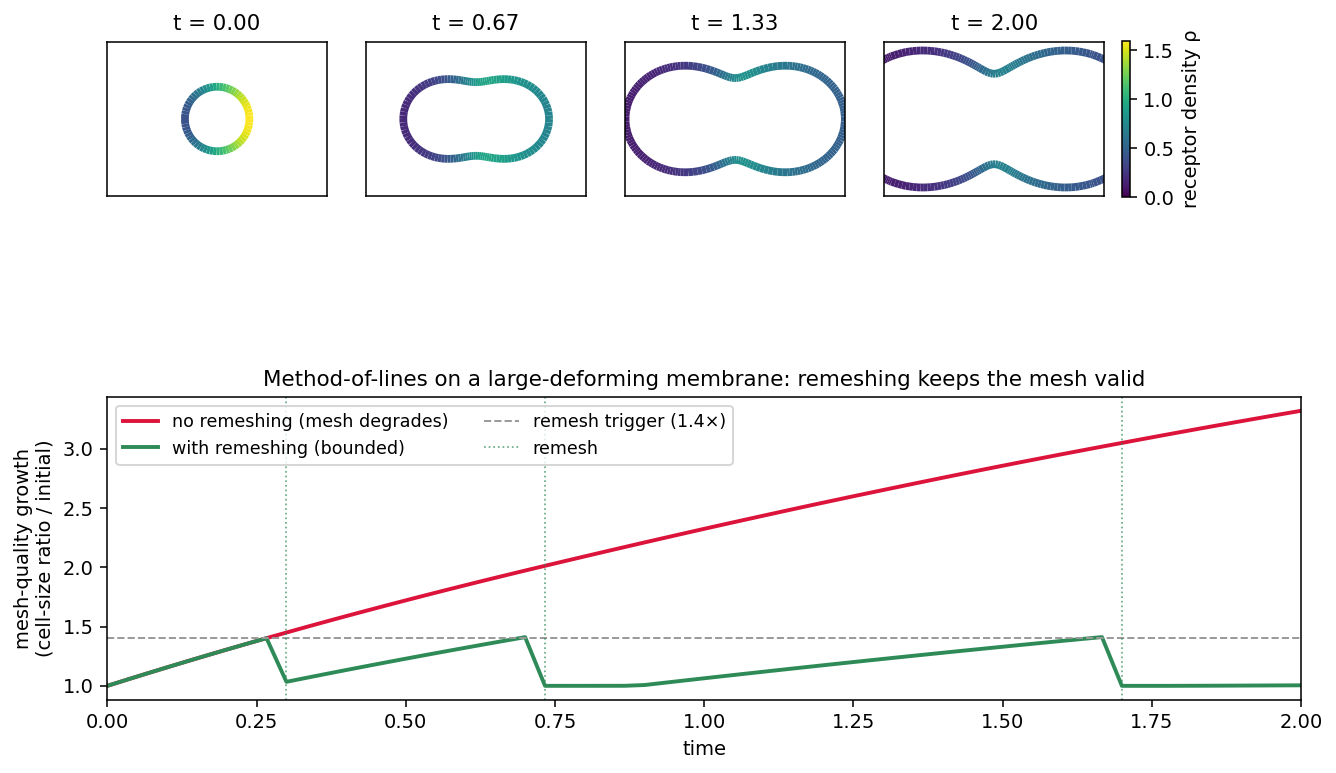

Source code (Python):
"""Large-deformation surface PDE: method-of-lines + remeshing on a moving cell membrane.

The project's canonical moving-surface problem — a receptor density ``rho`` on a closed cell membrane,
obeying surface diffusion with the mandatory dilution term ``rho ∇_Γ·v_Γ`` (a stretching membrane
locally dilutes its receptors) — driven through a *large* shape change that no single fixed mesh can
follow. The membrane elongates under an angle-dependent radial velocity ``(1 + 0.8 cos 2θ)·n̂`` (a
spreading/elongating cell); the node spacing distorts steadily, so the simulation must **remesh** to
stay valid.

This illustrates `backend.ale.run_moving_with_remeshing` — the combination of

* **method-of-lines** (`integrate_discrete_problem_stride`): each inter-move interval is integrated by
  the adaptive-BDF PETSc ``TS`` (the same strategy as VCell's reaction-diffusion solver), and
* **remeshing** (`rebuild_on_mesh` + the conservative surface remap): before any stride would move an
  over-distorted mesh, swap to a fresh mesh of the deformed configuration, carrying ``rho`` across.

The figure contrasts the two runs:

* top — membrane snapshots (coloured by ``rho``) at four times, showing the disk elongate while the
  receptor density redistributes by surface diffusion and dilution;
* bottom — mesh-quality growth vs time: **without** remeshing it climbs unbounded (the mesh degrades);
  **with** remeshing it is held near the quality budget (a sawtooth that resets at each remesh).

Run (dev env):

    .pixi/envs/dev/bin/python examples/deforming_membrane_mol_remeshing.py
"""

from __future__ import annotations

from pathlib import Path

import numpy as np
from matplotlib import pyplot as plt
from matplotlib.collections import LineCollection
from numpy.typing import NDArray

from vcell_fenics.backend import (
    ALEState,
    DiscreteProblem,
    Geometry,
    SolverConfiguration,
    assemble,
    integrate_discrete_problem_stride,
    make_disk_membrane_geometry,
    stride_with_remeshing,
)
from vcell_fenics.formalism import load_yaml

_HERE = Path(__file__).parent

# An ordered closed membrane loop as parallel (x, y, rho) arrays.
Curve = tuple[NDArray[np.float64], NDArray[np.float64], NDArray[np.float64]]

VELOCITY = "(1.0 + 0.8 * cos(2 * geom.azimuth)) * geom.x / geom.radius"  # elongating (cos 2θ) outward motion
T_FINAL, MOTION_STEPS, MESH_H, QUALITY_LIMIT = 2.0, 60, 0.10, 1.4
SNAPSHOT_TIMES = (0.0, 0.67, 1.33, 2.0)

MODEL = f"""
math_description:
  geometry: disk_membrane
  subdomains:
    - {{ name: membrane, kind: surface, motion: {{ kind: prescribed, velocity: "{VELOCITY}" }} }}
  variables:
    - {{ name: rho, subdomain: membrane }}
  equations:
    - template: surface_pde_with_dilution
      variable: rho
      subdomain: membrane
      temporality: time_dependent
      terms: {{ diffusion: "0.02" }}
      initial_condition: "1.0 + 0.6 * cos(geom.azimuth)"  # a front–back receptor gradient
"""


def _geom() -> Geometry:
    return make_disk_membrane_geometry("disk_membrane", surface_subdomain="membrane", radius=1.0, h=MESH_H)


def _membrane_curve(problem: DiscreteProblem) -> Curve:
    """The membrane as an ordered closed loop `(x, y, rho)`. The curve is star-convex here, so the dof
    coordinates order by azimuth; pairing them with the P1 dof values avoids any node/dof reshuffle."""
    coords = problem.V.tabulate_dof_coordinates()[:, :2]
    rho = problem.unknown.x.array
    order = np.argsort(np.arctan2(coords[:, 1], coords[:, 0]))
    x, y, r = coords[order, 0], coords[order, 1], rho[order]
    return np.append(x, x[0]), np.append(y, y[0]), np.append(r, r[0])  # close the loop


def _run_remeshed() -> tuple[ALEState, NDArray[np.float64], NDArray[np.float64], list[float], dict[float, Curve]]:
    """Strided MOL with remeshing, capturing the quality trace, remesh times, and snapshots."""
    state = ALEState.initial(load_yaml(MODEL), _geom(), SolverConfiguration(dt=0.01, t_final=T_FINAL))
    h = T_FINAL / MOTION_STEPS
    state.problem.dt.value = h
    times, quality, remesh_marks, snapshots = [0.0], [1.0], [], {}
    snap_targets = list(SNAPSHOT_TIMES)
    if snap_targets[0] == 0.0:
        snapshots[0.0] = _membrane_curve(state.problem)
        snap_targets.pop(0)
    for i in range(MOTION_STEPS):
        before = state.remesh_count
        stride_with_remeshing(state, h=h, t_start=i * h, quality_limit=QUALITY_LIMIT, target_h=MESH_H)
        if state.remesh_count > before:
            remesh_marks.append(state.t)
        times.append(state.t)
        quality.append(state.problem.mesh_quality_growth())
        if snap_targets and state.t >= snap_targets[0] - 1e-9:
            snapshots[snap_targets.pop(0)] = _membrane_curve(state.problem)
    return state, np.array(times), np.array(quality), remesh_marks, snapshots


def _run_no_remesh() -> tuple[DiscreteProblem, NDArray[np.float64], NDArray[np.float64]]:
    """The same motion with no remeshing — the quality climbs as the mesh degrades."""
    problem = assemble(load_yaml(MODEL), _geom(), dt=0.01)
    h = T_FINAL / MOTION_STEPS
    problem.dt.value = h
    times, quality = [0.0], [1.0]
    for i in range(MOTION_STEPS):
        problem.advance_mesh()
        integrate_discrete_problem_stride(problem, t_start=i * h, t_final=(i + 1) * h)
        times.append((i + 1) * h)
        quality.append(problem.mesh_quality_growth())
    return problem, np.array(times), np.array(quality)


def main() -> None:
    state, t_rm, q_rm, remesh_marks, snapshots = _run_remeshed()
    _problem, t_nr, q_nr = _run_no_remesh()

    print(
        f"  with remeshing:    t={state.t:.2f}, remeshes={state.remesh_count}, TS steps={state.steps}, "
        f"final mesh-quality growth={q_rm[-1]:.2f}x"
    )
    print(f"  without remeshing: final mesh-quality growth={q_nr[-1]:.2f}x  (mesh degraded)")

    fig = plt.figure(figsize=(11, 7))
    gs = fig.add_gridspec(2, len(snapshots), height_ratios=[1.15, 1.0], hspace=0.32, wspace=0.18)
    vmax = max(float(np.abs(r).max()) for _, _, r in snapshots.values())

    # top row — membrane snapshots coloured by rho
    mappable = None
    for col, (t, (x, y, r)) in enumerate(sorted(snapshots.items())):
        ax = fig.add_subplot(gs[0, col])
        pts = np.column_stack([x, y]).reshape(-1, 1, 2)
        segs = np.concatenate([pts[:-1], pts[1:]], axis=1)
        lc = LineCollection(list(segs), cmap="viridis", array=(r[:-1] + r[1:]) / 2, linewidth=4)
        lc.set_clim(0.0, vmax)
        ax.add_collection(lc)
        mappable = lc
        ax.set_aspect("equal")
        ax.set_xlim(-3.4, 3.4)
        ax.set_ylim(-2.4, 2.4)
        ax.set_xticks([])
        ax.set_yticks([])
        ax.set_title(f"t = {t:.2f}", fontsize=11)
    if mappable is not None:
        cbar = fig.colorbar(mappable, ax=fig.axes, location="right", shrink=0.45, pad=0.015)
        cbar.set_label("receptor density ρ")

    # bottom — mesh-quality growth vs time
    axq = fig.add_subplot(gs[1, :])
    axq.plot(t_nr, q_nr, color="crimson", lw=2, label="no remeshing (mesh degrades)")
    axq.plot(t_rm, q_rm, color="seagreen", lw=2, label="with remeshing (bounded)")
    axq.axhline(QUALITY_LIMIT, color="0.6", ls="--", lw=1, label=f"remesh trigger ({QUALITY_LIMIT}×)")
    for k, tm in enumerate(remesh_marks):
        axq.axvline(tm, color="seagreen", ls=":", lw=0.9, alpha=0.7, label="remesh" if k == 0 else None)
    axq.set_xlabel("time")
    axq.set_ylabel("mesh-quality growth\n(cell-size ratio / initial)")
    axq.set_xlim(0, T_FINAL)
    axq.legend(fontsize=9, loc="upper left", ncol=2)
    axq.set_title("Method-of-lines on a large-deforming membrane: remeshing keeps the mesh valid", fontsize=11)

    out = _HERE / "deforming_membrane_mol_remeshing.png"
    fig.savefig(out, dpi=140, bbox_inches="tight")
    print(f"  wrote {out}")


if __name__ == "__main__":
    main()
